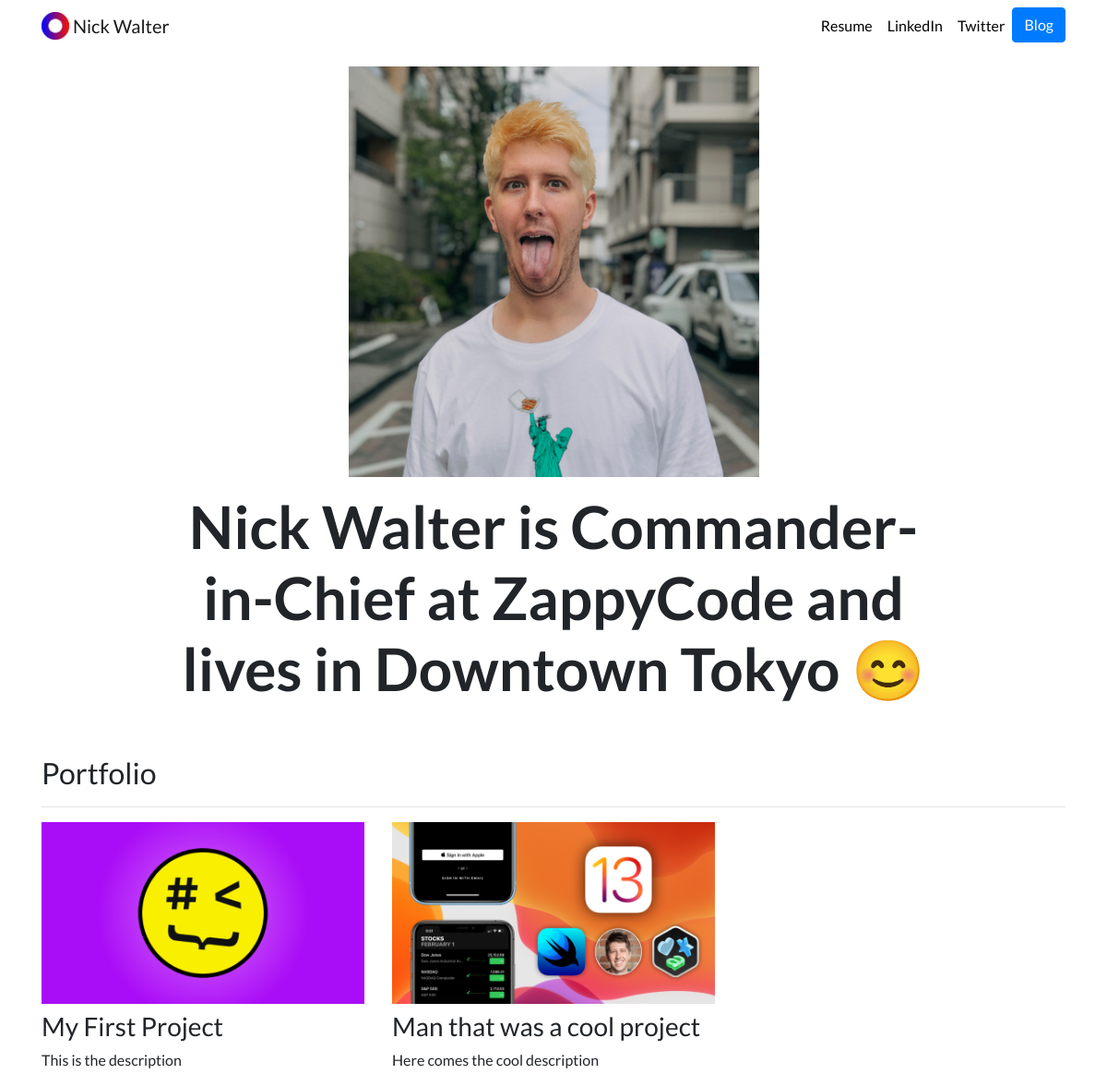
The page / on the database its author committed.
### portfolio/models.py (models this page shows, shortened)
class Project(models.Model):
    title = models.CharField(max_length=100)
    description = models.CharField(max_length=250)
    image = models.ImageField(upload_to="portfolio/images/")
    url = models.URLField(blank = True)

### portfolio/views.py (the view)
# urls.py: 2. Add a URL to urlpatterns:  path('', views.home, name='home')
def home(request):
    projects = Project.objects.all()
    return render(request, "portfolio/home.html", {'projects':projects})

### portfolio/templates/portfolio/home.html
{% extends "portfolio/base.html" %} {% load static %} {% block content %}
<div class="row justify-content-center my-3">
    <div class="col-5">
        <img src="{% static 'portfolio/SquareBlonde.jpg' %}" class="img-fluid">
    </div>
</div>
<div class="row justify-content-center mb-3">
    <div class="col-md-9 text-center">
        <h1 id="hometext" class="font-weight-bold">Nick Walter is Commander-in-Chief at ZappyCode and lives in Downtown Tokyo 😊</h1>
    </div>
</div>
<h2 class="mt-5">Portfolio</h2>
<hr>
<div class="row">
    {% for project in projects %}
    <div class="col-lg-4 col-md-6">
        {% if project.url %}
        <a href="{{ project.url }}">
            <img src="{{ project.image.url }}" class="img-fluid mb-2">
        </a>
        {% else %}
        <img src="{{ project.image.url }}" class="img-fluid mb-2"> {% endif %}
        <h3>{{ project.title }}</h3>
        <p>{{ project.description }}</p>
    </div>
    {% endfor %}
</div>
{% endblock %}

### portfolio/templates/portfolio/base.html (shortened to what this page needs)
{% load static %}
<!doctype html>
<html lang="en">
<head>
    <link rel="stylesheet" href="https://stackpath.bootstrapcdn.com/bootstrap/4.4.1/css/bootstrap.min.css">
    <link rel="stylesheet" href="{% static 'portfolio/custom.css' %}">
</head>
<body>
    <nav id="topNav" class="navbar navbar-expand-md navbar-light">
        <div class="container">
            <a class="navbar-brand" href="{% url 'home' %}">
                <img src="{% static 'portfolio/Logo.png' %}" width="30" height="30" class="d-inline-block align-top" alt="Nick's Logo">
                <span>Nick Walter</span>
            </a>
            <div class="collapse navbar-collapse text-center" id="navbarNav">
                <ul class="navbar-nav ml-auto">
                    <li class="nav-item">
                        <a class="nav-link" href="{% static 'portfolio/resume.pdf' %}">Resume</a>
                    </li>
                    <li class="nav-item">
                        <a class="nav-link" href="https://www.linkedin.com/in/nick-walter/" target="_blank">LinkedIn</a>
                    </li>
                    <li class="nav-item">
                        <a class="nav-link" href="https://twitter.com/ZappyCode" target="_blank">Twitter</a>
                    </li>
                    <li>
                        <a role="button" href="{% url 'blog:all_blogs' %}" class="btn btn-primary">Blog</a>
                    </li>
                </ul>
            </div>
        </div>
    </nav>
    <div class="container">
        {% block content %}{% endblock %}
    </div>
</body>
</html>

### portfolio/static/portfolio/custom.css (style rules this page uses)
.navbar-nav .nav-link { color: rgba(0, 0, 0, 1) !important; }
body { font-family: 'Lato', sans-serif; }
@media (min-width: 992px) { #hometext { font-size: 4rem; } }

### rows shown on the page
Project: image (picture), title "My First Project", description "This is the description"
Project: image (picture), title "Man that was a cool project", description "Here comes the cool description"
